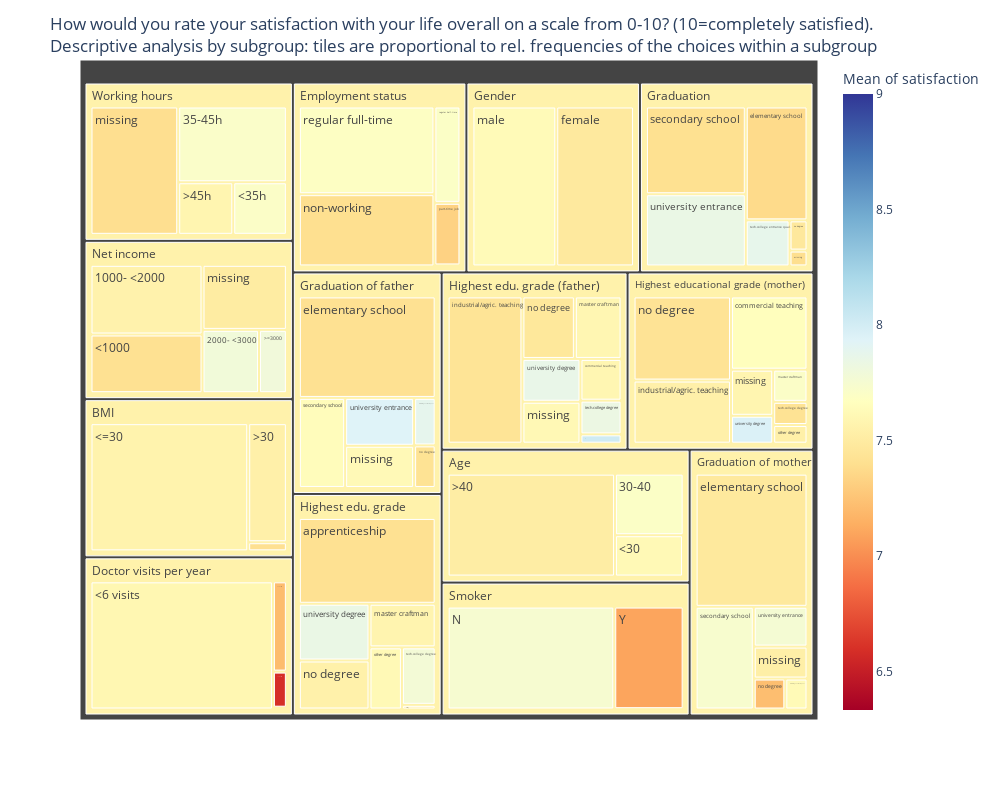

The notebook cell saved with this chart:
### Markdown cell above
### Making the plot
We will use the plotly module in python to create an interactive plot.

### Code cell
fig = px.treemap(d1,
                 path=['Labels', 'Group'], # nesting structure: First "Labels" then values within the Labels group as "Group"
                 color='Mean of satisfaction', # Variable for coloring the tiles
                 values='Percentage', # this is the variable that controls the partitioning of the tiles,
                                      # we want the tiles to be propotional to "Percentage"
                 color_continuous_scale='RdYlBu' # color palette             
                 )

# save title as string variable
my_title = ("How would you rate your satisfaction with your life overall on a scale from 0-10? (10=completely satisfied)." +
            "<br>Descriptive analysis by subgroup: tiles are proportional to rel. frequencies of the choices within a subgroup")
            
# update to show the title
fig.update_layout(title=my_title, width=1000, height=800)
# show the figure
fig.show()

### Figure 1 — Plotly figure (JSON) as saved in the notebook; plotly's stock layout.template omitted (floating-point values rounded to 4 significant figures)
{"data": [{"branchvalues": "total", "customdata": [[7.558], [7.788], [7.699], [7.712], [7.208], [7.41], [7.613], [7.703], [7.594], [7.562], [6.588], [7.539], [7.512], [7.583], [7.791], [7.748], [7.096], [7.411], [7.593], [7.655], [7.372], [7.411], [7.475], [7.48], [7.436], [7.54], [7.626], [7.574], [7.59], [7.703], [7], [7.404], [8], [9], [7.395], [7.619], [7.529], [7.5], [7.609], [7.583], [7.5], [6.333], [7.397], [7.466], [7.425], [7.22], [7.545], [7.465], [7.429], [7.399], [7.613], [8.019], [7.535], [7.324], [7.684], [7.699], [7.406], [7.641], [7.738], [7.773], [7.834], [7.425], [7.874], [7.882], [7.622], [7.844], [7.86], [7.957], [7.843], [7.936], [7.759], [7.556], [7.556], [7.555], [7.556], [7.556], [7.556], [7.556], [7.555], [7.556], [7.556], [7.555], [7.556], [7.556], [7.556]], "domain": {"x": [0, 1], "y": [0, 1]}, "hovertemplate": "labels=%{label}<br>Percentage=%{value}<br>parent=%{parent}<br>id=%{id}<br>Mean of satisfaction=%{color}<extra></extra>", "ids": ["Net income/1000- <2000", "Net income/2000- <3000", "Age/30-40", "Working hours/35-45h", "Doctor visits per year/7-10 visits", "Net income/<1000", "Age/<30", "Working hours/<35h", "Doctor visits per year/<6 visits", "BMI/<=30", "Doctor visits per year/>10 visits", "BMI/>30", "Age/>40", "Working hours/>45h", "Net income/>=3000", "Smoker/N", "Smoker/Y", "Highest edu. grade/apprenticeship", "Highest edu. grade (father)/commercial teaching", "Highest educational grade (mother)/commercial teaching", "Graduation/elementary school", "Graduation of father/elementary school", "Graduation of mother/elementary school", "Gender/female", "Highest edu. grade (father)/industrial/agric. teaching", "Highest educational grade (mother)/industrial/agric. teaching", "Gender/male", "Highest edu. grade/master craftman", "Highest edu. grade (father)/master craftman", "Highest educational grade (mother)/master craftman", "Age/missing", "BMI/missing", "Doctor visits per year/missing", "Employment status/missing", "Graduation/missing", "Graduation of father/missing", "Graduation of mother/missing", "Highest edu. grade/missing", "Highest edu. grade (father)/missing", "Highest educational grade (mother)/missing", "Net income/missing", "Smoker/missing", "Working hours/missing", "Graduation/no degree", "Graduation of father/no degree", "Graduation of mother/no degree", "Highest edu. grade/no degree", "Highest edu. grade (father)/no degree", "Highest educational grade (mother)/no degree", "Employment status/non-working", "Highest edu. grade/other degree", "Highest edu. grade (father)/other degree", "Highest educational grade (mother)/other degree", "Employment status/part-time job", "Employment status/regular full-time", "Employment status/regular half-time", "Graduation/secondary school", "Graduation of father/secondary school", "Graduation of mother/secondary school", "Highest edu. grade/tech.college degree", "Highest edu. grade (father)/tech.college degree", "Highest educational grade (mother)/tech.college degree", "Graduation/tech.college entrance qual.", "Graduation of father/tech.college entrance qual.", "Graduation of mother/tech.college entrance qual.", "Highest edu. grade/university degree", "Highest edu. grade (father)/university degree", "Highest educational grade (mother)/university degree", "Graduation/university entrance", "Graduation of father/university entrance", "Graduation of mother/university entrance", "Age", "BMI", "Doctor visits per year", "Employment status", "Gender", "Graduation", "Graduation of father", "Graduation of mother", "Highest edu. grade", "Highest edu. grade (father)", "Highest educational grade (mother)", "Net income", "Smoker", "Working hours"], "labels": ["1000- <2000", "2000- <3000", "30-40", "35-45h", "7-10 visits", "<1000", "<30", "<35h", "<6 visits", "<=30", ">10 visits", ">30", ">40", ">45h", ">=3000", "N", "Y", "apprenticeship", "commercial teaching", "commercial teaching", "elementary school", "elementary school", "elementary school", "female", "industrial/agric. teaching", "industrial/agric. teaching", "male", "master craftman", "master craftman", "master craftman", "missing", "missing", "missing", "missing", "missing", "missing", "missing", "missing", "missing", "missing", "missing", "missing", "missing", "no degree", "no degree", "no degree", "no degree", "no degree", "no degree", "non-working", "other degree", "other degree", "other degree", "part-time job", "regular full-time", "regular half-time", "secondary school", "secondary school", "secondary school", "tech.college degree", "tech.college degree", "tech.college degree", "tech.college entrance qual.", "tech.college entrance qual.", "tech.college entrance qual.", "university degree", "university degree", "university degree", "university entrance", "university entrance", "university entrance", "Age", "BMI", "Doctor visits per year", "Employment status", "Gender", "Graduation", "Graduation of father", "Graduation of mother", "Highest edu. grade", "Highest edu. grade (father)", "Highest educational grade (mother)", "Net income", "Smoker", "Working hours"], "marker": {"coloraxis": "coloraxis", "colors": [7.558, 7.788, 7.699, 7.712, 7.208, 7.41, 7.613, 7.703, 7.594, 7.562, 6.588, 7.539, 7.512, 7.583, 7.791, 7.748, 7.096, 7.411, 7.593, 7.655, 7.372, 7.411, 7.475, 7.48, 7.436, 7.54, 7.626, 7.574, 7.59, 7.703, 7, 7.404, 8, 9, 7.395, 7.619, 7.529, 7.5, 7.609, 7.583, 7.5, 6.333, 7.397, 7.466, 7.425, 7.22, 7.545, 7.465, 7.429, 7.399, 7.613, 8.019, 7.535, 7.324, 7.684, 7.699, 7.406, 7.641, 7.738, 7.773, 7.834, 7.425, 7.874, 7.882, 7.622, 7.844, 7.86, 7.957, 7.843, 7.936, 7.759, 7.556, 7.556, 7.555, 7.556, 7.556, 7.556, 7.556, 7.555, 7.556, 7.556, 7.555, 7.556, 7.556, 7.556]}, "name": "", "parents": ["Net income", "Net income", "Age", "Working hours", "Doctor visits per year", "Net income", "Age", "Working hours", "Doctor visits per year", "BMI", "Doctor visits per year", "BMI", "Age", "Working hours", "Net income", "Smoker", "Smoker", "Highest edu. grade", "Highest edu. grade (father)", "Highest educational grade (mother)", "Graduation", "Graduation of father", "Graduation of mother", "Gender", "Highest edu. grade (father)", "Highest educational grade (mother)", "Gender", "Highest edu. grade", "Highest edu. grade (father)", "Highest educational grade (mother)", "Age", "BMI", "Doctor visits per year", "Employment status", "Graduation", "Graduation of father", "Graduation of mother", "Highest edu. grade", "Highest edu. grade (father)", "Highest educational grade (mother)", "Net income", "Smoker", "Working hours", "Graduation", "Graduation of father", "Graduation of mother", "Highest edu. grade", "Highest edu. grade (father)", "Highest educational grade (mother)", "Employment status", "Highest edu. grade", "Highest edu. grade (father)", "Highest educational grade (mother)", "Employment status", "Employment status", "Employment status", "Graduation", "Graduation of father", "Graduation of mother", "Highest edu. grade", "Highest edu. grade (father)", "Highest educational grade (mother)", "Graduation", "Graduation of father", "Graduation of mother", "Highest edu. grade", "Highest edu. grade (father)", "Highest educational grade (mother)", "Graduation", "Graduation of father", "Graduation of mother", "", "", "", "", "", "", "", "", "", "", "", "", "", ""], "type": "treemap", "values": [0.31, 0.142, 0.174, 0.327, 0.05, 0.261, 0.116, 0.112, 0.929, 0.803, 0.02, 0.183, 0.709, 0.115, 0.07, 0.706, 0.293, 0.448, 0.067, 0.219, 0.272, 0.53, 0.564, 0.481, 0.43, 0.24, 0.519, 0.11, 0.114, 0.043, 0.001, 0.014, 0.001, 0.001, 0.011, 0.111, 0.065, 0.006, 0.095, 0.076, 0.218, 0.001, 0.447, 0.021, 0.035, 0.037, 0.132, 0.128, 0.32, 0.379, 0.077, 0.015, 0.025, 0.063, 0.46, 0.097, 0.339, 0.159, 0.226, 0.074, 0.054, 0.031, 0.078, 0.039, 0.026, 0.153, 0.097, 0.046, 0.279, 0.126, 0.081, 1.0, 1, 1, 1, 1, 1, 1, 0.999, 1, 1, 1, 1.001, 1.0, 1.001]}], "layout": {"coloraxis": {"colorbar": {"title": {"text": "Mean of satisfaction"}}, "colorscale": [[0, "rgb(165,0,38)"], [0.1, "rgb(215,48,39)"], [0.2, "rgb(244,109,67)"], [0.3, "rgb(253,174,97)"], [0.4, "rgb(254,224,144)"], [0.5, "rgb(255,255,191)"], [0.6, "rgb(224,243,248)"], [0.7, "rgb(171,217,233)"], [0.8, "rgb(116,173,209)"], [0.9, "rgb(69,117,180)"], [1, "rgb(49,54,149)"]]}, "height": 800, "legend": {"tracegroupgap": 0}, "margin": {"t": 60}, "title": {"text": "How would you rate your satisfaction with your life overall on a scale from 0-10? (10=completely satisfied).<br>Descriptive analysis by subgroup: tiles are proportional to rel. frequencies of the choices within a subgroup"}, "width": 1000}}
